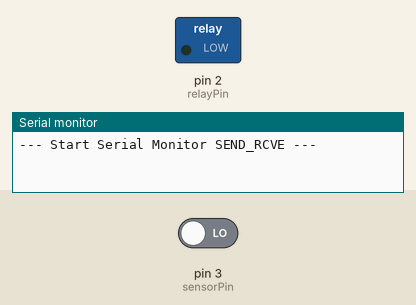
This sketch was run on a simulated Arduino Uno, built with avr-gcc and run on an emulated ATmega328P. On the bench: switched loads named in the sketch (green lamp = pin HIGH), the last lines printed to the serial monitor. Inputs (shaded band) come from the test bench; at power-on: pin 3 (sensorPin) LOW.

Above: at 1.2 s.
1.3 s: pin 3 (sensorPin) driven HIGH
At 2.3 s:
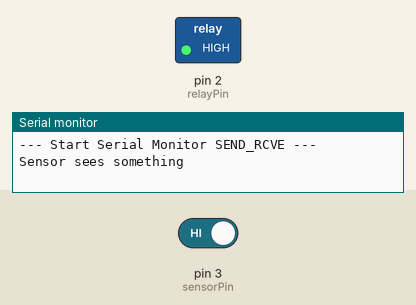
Timing chart, 0 to 4.8 s (numbered marks = the images above; inputs shaded):
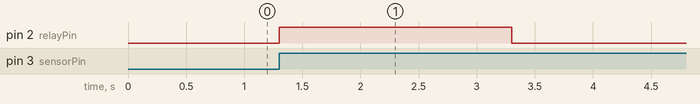

Measured:
- after the input at 1.3 s, pin 2 (relayPin): LOW → HIGH at once, → LOW 2.0 s later

The sketch:

electric-fire-cracker-control.ino
```cpp
// (licence header left out)
/**
*  Sensor
*
*  RED   - Vcc
*  GRAY  - GND
*  WHITE - Sense
*/
const int sensorPin    = 3;

const int relayPin     = 2;

const int runTime      = 2000;
const int waitForReset = 11000;

int sensorState = 0;
int logState    = 0;

void setupSerialLogging() {
  Serial.begin(9600);
  Serial.println("--- Start Serial Monitor SEND_RCVE ---");
  Serial.println();
}

void setup() {
  pinMode(relayPin, OUTPUT);
  pinMode(sensorPin, INPUT);
  setupSerialLogging();
}

void loop() {
  sensorState = digitalRead(sensorPin);

  if (sensorState == HIGH) {
    if ( logState == 0 ) {
      Serial.println("Sensor sees something");
      logState = 1;
    }
    digitalWrite(relayPin, HIGH);
    delay(runTime);
    digitalWrite(relayPin, LOW);
    delay(waitForReset);
  } else {
    digitalWrite(relayPin, LOW);
    if ( logState == 1 ) {
      Serial.println("Nothing seen, going to sleep");
      logState = 0;
    }
  }

}
```
